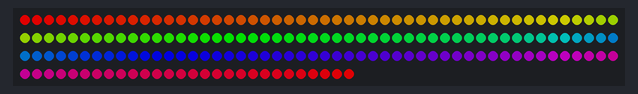
A sketch run on a simulated Arduino Uno, built for the host (arithmetic inside an expression is 32-bit, double 64-bit). Parts: 178 RGB LEDs in strip order, left to right, continuing on the next row. Dim RGB values are drawn brighter than linear.

Above: at 0.1 s.
At 1.0 s:
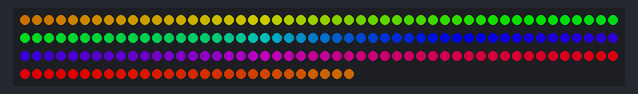
At 1.9 s:
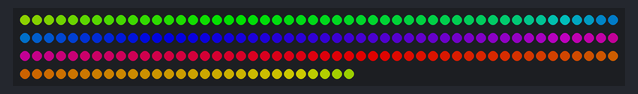
At 2.8 s:
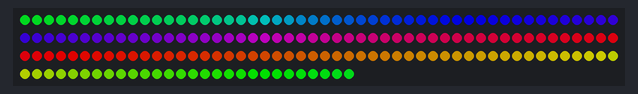
At 3.7 s:
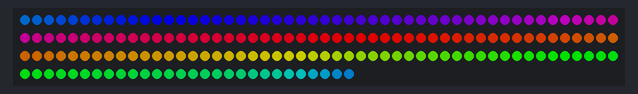

The sketch:

arduino.ino
```cpp
#include <FastLED.h>

#define LED_PIN 6
#define NUM_LEDS 178
#define BRIGHTNESS 160

#define START_BYTE 255
#define END_BYTE 254

CRGB leds[NUM_LEDS];

const int FRAME_SIZE = NUM_LEDS * 3;

byte buffer[FRAME_SIZE];
int bufferIndex = 0;
bool receiving = false;

void setup() {
  Serial.begin(230400);
  FastLED.addLeds<WS2812B, LED_PIN, GRB>(leds, NUM_LEDS);
  FastLED.setBrightness(BRIGHTNESS);

  runStartupTest();
}


void loop() {
  while (Serial.available()) {
    byte incoming = Serial.read();

    if (!receiving) {
      if (incoming == START_BYTE) {
        receiving = true;
        bufferIndex = 0;
      }
    } else {
      if (incoming == END_BYTE) {
        if (bufferIndex == FRAME_SIZE) {
          applyFrame();
        }
        receiving = false;
      } else {
        if (bufferIndex < FRAME_SIZE) {
          buffer[bufferIndex++] = incoming;
        }
      }
    }
  }
}

void applyFrame() {
  for (int i = 0; i < NUM_LEDS; i++) {
    int idx = i * 3;
    leds[i] = CRGB(
      buffer[idx],
      buffer[idx + 1],
      buffer[idx + 2]
    );
  }

  FastLED.show();
}

void runStartupTest() {
  const int DURATION_MS = 3000;   // тривалість тесту
  const int FRAME_DELAY = 20;     // швидкість анімації
  const int STEPS = DURATION_MS / FRAME_DELAY;

  uint8_t baseHue = 0;

  for (int step = 0; step < STEPS; step++) {

    for (int i = 0; i < NUM_LEDS; i++) {
      // зсув кольору по довжині стрічки
      uint8_t hue = baseHue + (i * 256 / NUM_LEDS);
      leds[i] = CHSV(hue, 255, 255);
    }

    FastLED.show();
    baseHue++;        // рухаємо спектр вперед
    delay(FRAME_DELAY);
  }

  // Плавне згасання
  for (int b = BRIGHTNESS; b >= 0; b -= 5) {
    FastLED.setBrightness(b);
    FastLED.show();
    delay(15);
  }

  FastLED.setBrightness(BRIGHTNESS);
  fill_solid(leds, NUM_LEDS, CRGB::Black);
  FastLED.show();
}
```
